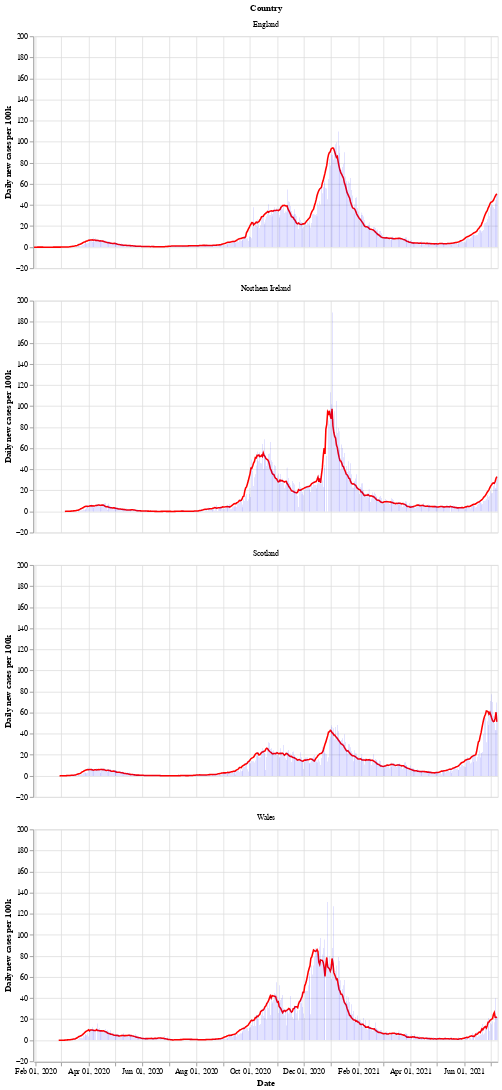

Notebook code for this chart:
### Markdown cell above
Next is a bar chart of the number of new cases in each country (per 100k population), with the 7 day moving average of cases. Again we see that Wales saw a longer period of raising and falling cases compared to the other countries.

After a period of cases falling, each nation is now seeing a rise in the number of cases - especially in Wales.

### Code cell
# collapse
bars = alt.Chart(uk_cases).mark_bar().encode(
    x=alt.X("yearmonthdate(date):T", axis=alt.Axis(title='Date')),
    y=alt.Y("newCasesRate:Q", axis=alt.Axis(title='Daily new cases per 100k')),
    tooltip='newCasesRate',
    color=alt.condition(
        alt.datum.dailyChange > 0,
        alt.value("orange"),  # The positive color
        alt.value("blue")  # The negative color
    )
).properties(title='New cases per 100k population with rolling 7 day average', width=600).interactive()
line = alt.Chart(uk_cases).mark_line(
    color='red',
    size=2,
).transform_window(
    rolling_mean='mean(newCasesRate)',
    frame=[0, 7],
    groupby=['areaName']
).encode(
    x='yearmonthdate(date):T',
    y='rolling_mean:Q'
)
alt.layer(line, bars, data=uk_cases).facet(alt.Row('areaName', title='Country'), columns=1)

### Figure 1 — Vega-Lite specification as saved in the notebook (floating-point values rounded to 4 significant figures; data arrays with more than 128 entries replaced by an {"elided": "..."} marker saying what was removed)
{"config": {"view": {"continuousWidth": 400, "continuousHeight": 300}}, "data": {"name": "data-bddd04660f6fdf5c0958ca20aa114264"}, "facet": {"type": "nominal", "field": "areaName", "title": "Country"}, "spec": {"layer": [{"mark": {"type": "line", "color": "red", "size": 2}, "encoding": {"x": {"type": "temporal", "field": "date", "timeUnit": "yearmonthdate"}, "y": {"type": "quantitative", "field": "rolling_mean"}}, "transform": [{"window": [{"op": "mean", "field": "newCasesRate", "as": "rolling_mean"}], "frame": [0, 7], "groupby": ["areaName"]}]}, {"mark": "bar", "encoding": {"color": {"condition": {"value": "orange", "test": "(datum.dailyChange > 0)"}, "value": "blue"}, "tooltip": {"type": "quantitative", "field": "newCasesRate"}, "x": {"type": "temporal", "axis": {"title": "Date"}, "field": "date", "timeUnit": "yearmonthdate"}, "y": {"type": "quantitative", "axis": {"title": "Daily new cases per 100k"}, "field": "newCasesRate"}}, "selection": {"selector002": {"type": "interval", "bind": "scales", "encodings": ["x", "y"]}}, "title": "New cases per 100k population with rolling 7 day average", "width": 600}]}, "columns": 1, "$schema": "https://vega.github.io/schema/vega-lite/v4.8.1.json", "datasets": {"data-bddd04660f6fdf5c0958ca20aa114264": {"elided": "2012 records"}}}
